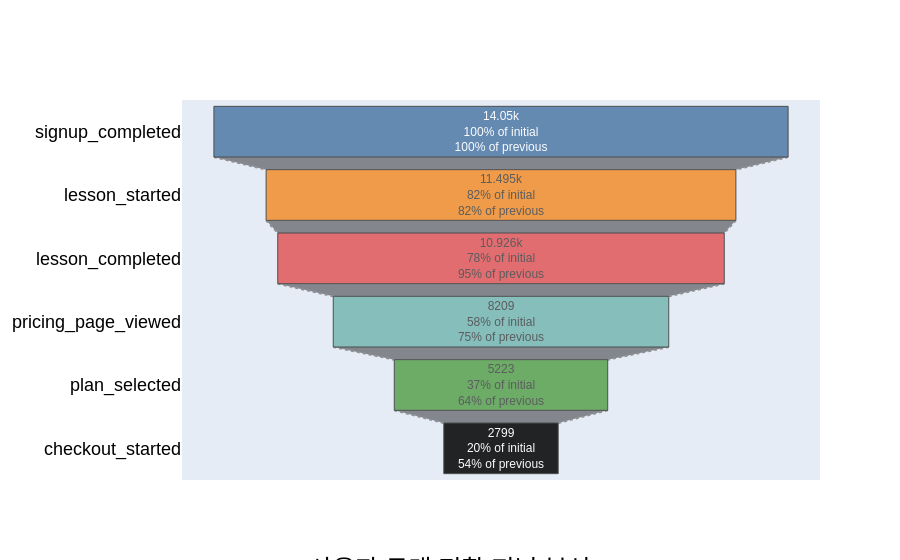

The cell this chart's notebook holds for it:
### Code cell
## 퍼널 정의
# 목표:
# 과정:

# 퍼널 순서를 담고 있는 리스트 정의
# FUNNEL_EVENTS = ['signup_completed', 'lesson_started', '', 'subscribe', 'referral_sent']
FUNNEL_EVENTS = ['signup_completed', 'lesson_started', 'lesson_completed','pricing_page_viewed', 'plan_selected','checkout_started']
#'onboarding_completed',  'checkout_started',

# 해당 퍼널만 선택
filtered = df_with_signup[df_with_signup['event_name'].isin(FUNNEL_EVENTS)]
filtered

# 1) 이벤트 별로 분할
grouped = filtered.groupby('event_name')

# 2) 단계별 고유한 사용자 수 집계
aggregated = grouped['user_id'].nunique().reindex(FUNNEL_EVENTS)
funnel_df = aggregated.reset_index()
funnel_df.columns = ['stage','user_cnt']
print(funnel_df.shape)
funnel_df

# 3) 시각화
fig = go.Figure(go.Funnel(
    y = funnel_df['stage'],       # 단계명
    x = funnel_df['user_cnt'],  # 사용자 수

    textposition = "inside",
    textinfo = "value+percent initial+percent previous",

    opacity = 0.85,
    marker = {
        "color": ["#4E79A7", "#F28E2B", "#E15759", "#76B7B2", "#59A14F"],
        "line": {"width": 1, "color": "#333333"}
    },
    connector = {
        "line": {"color": "gray", "dash": "dot", "width": 2}
    }
))

fig.update_layout(
    title={
        'text': "사용자 구매 전환 퍼널 분석",
        'y': 0., 'x': 0.5,
        'xanchor': 'center', 'yanchor': 'top'
    },
    font={'family': "Arial, sans-serif", 'size': 18, 'color': "black"}
)

fig.show()

### Figure 1 — Plotly figure (JSON) as saved in the notebook; plotly's stock layout.template omitted (floating-point values rounded to 4 significant figures)
{"data": [{"connector": {"line": {"color": "gray", "dash": "dot", "width": 2}}, "marker": {"color": ["#4E79A7", "#F28E2B", "#E15759", "#76B7B2", "#59A14F"], "line": {"color": "#333333", "width": 1}}, "opacity": 0.85, "textinfo": "value+percent initial+percent previous", "textposition": "inside", "type": "funnel", "x": [14050, 11495, 10926, 8209, 5223, 2799], "y": ["signup_completed", "lesson_started", "lesson_completed", "pricing_page_viewed", "plan_selected", "checkout_started"]}], "layout": {"font": {"color": "black", "family": "Arial, sans-serif", "size": 18}, "title": {"text": "사용자 구매 전환 퍼널 분석", "x": 0.5, "xanchor": "center", "y": 0, "yanchor": "top"}}}
